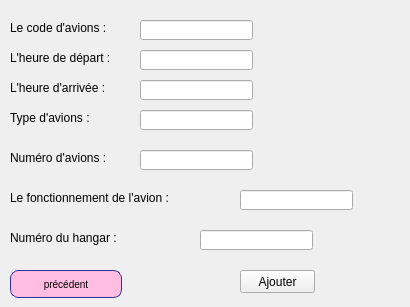
        <widget class="QWidget" name="tab_15">
         <attribute name="title">
          <string>Ajouter</string>
         </attribute>
         <widget class="QLabel" name="label_41">
          <property name="geometry">
           <rect>
            <x>10</x>
            <y>20</y>
            <width>111</width>
            <height>16</height>
           </rect>
          </property>
          <property name="text">
           <string>Le code d'avions :</string>
          </property>
         </widget>
         <widget class="QLabel" name="label_42">
          <property name="geometry">
           <rect>
            <x>10</x>
            <y>50</y>
            <width>121</width>
            <height>16</height>
           </rect>
          </property>
          <property name="text">
           <string>L'heure de départ :</string>
          </property>
         </widget>
         <widget class="QLabel" name="label_43">
          <property name="geometry">
           <rect>
            <x>10</x>
            <y>80</y>
            <width>121</width>
            <height>16</height>
           </rect>
          </property>
          <property name="text">
           <string>L'heure d'arrivée :</string>
          </property>
         </widget>
         <widget class="QLabel" name="label_44">
          <property name="geometry">
           <rect>
            <x>10</x>
            <y>110</y>
            <width>111</width>
            <height>16</height>
           </rect>
          </property>
          <property name="text">
           <string>Type d'avions :</string>
          </property>
         </widget>
         <widget class="QLabel" name="label_45">
          <property name="geometry">
           <rect>
            <x>10</x>
            <y>150</y>
            <width>131</width>
            <height>16</height>
           </rect>
          </property>
          <property name="text">
           <string>Numéro d'avions :</string>
          </property>
         </widget>
         <widget class="QLabel" name="label_46">
          <property name="geometry">
           <rect>
            <x>10</x>
            <y>190</y>
            <width>211</width>
            <height>16</height>
           </rect>
          </property>
          <property name="text">
           <string>Le fonctionnement de l'avion :</string>
          </property>
         </widget>
         <widget class="QLabel" name="label_47">
          <property name="geometry">
           <rect>
            <x>10</x>
            <y>230</y>
            <width>151</width>
            <height>16</height>
           </rect>
          </property>
          <property name="text">
           <string>Numéro du hangar :</string>
          </property>
         </widget>
         <widget class="QLineEdit" name="lineEdit_7avion">
          <property name="geometry">
           <rect>
            <x>140</x>
            <y>150</y>
            <width>113</width>
            <height>20</height>
           </rect>
          </property>
         </widget>
         <widget class="QLineEdit" name="lineEdit_9avion">
          <property name="geometry">
           <rect>
            <x>200</x>
            <y>230</y>
            <width>113</width>
            <height>20</height>
           </rect>
          </property>
         </widget>
         <widget class="QLabel" name="label_48">
          <property name="enabled">
           <bool>true</bool>
          </property>
          <property name="geometry">
           <rect>
            <x>280</x>
            <y>20</y>
            <width>121</width>
            <height>91</height>
           </rect>
          </property>
          <property name="text">
           <string/>
          </property>
          <property name="pixmap">
           <pixmap>../b_ajout.png</pixmap>
          </property>
          <property name="scaledContents">
           <bool>true</bool>
          </property>
         </widget>
         <widget class="QPushButton" name="pushboutton_ajouteravion">
          <property name="geometry">
           <rect>
            <x>240</x>
            <y>270</y>
            <width>75</width>
            <height>23</height>
           </rect>
          </property>
          <property name="styleSheet">
           <string notr="true"/>
          </property>
          <property name="text">
           <string>Ajouter</string>
          </property>
         </widget>
         <widget class="QLineEdit" name="lineEdit_3avion">
          <property name="geometry">
           <rect>
            <x>140</x>
            <y>20</y>
            <width>113</width>
            <height>20</height>
           </rect>
          </property>
         </widget>
         <widget class="QLineEdit" name="lineEdit_10avion">
          <property name="geometry">
           <rect>
            <x>140</x>
            <y>110</y>
            <width>113</width>
            <height>20</height>
           </rect>
          </property>
         </widget>
         <widget class="QLineEdit" name="lineEdit_12avion">
          <property name="geometry">
           <rect>
            <x>240</x>
            <y>190</y>
            <width>113</width>
            <height>20</height>
           </rect>
          </property>
         </widget>
         <widget class="QPushButton" name="pushButton_prec_login_avion">
          <property name="geometry">
           <rect>
            <x>10</x>
            <y>270</y>
            <width>112</width>
            <height>28</height>
           </rect>
          </property>
          <property name="styleSheet">
           <string notr="true">QPushButton {
color: black;
background-color: rgb(255, 190, 225);
border-width: 1px;
border-color: #339;
border-style: solid;
border-radius: 8;
padding: 3px;
font-size: 10px;
padding-left: 5px;
padding-right: 5px;
min-width: 100px;
max-width: 300px;
min-height: 20px;
max-height: 50px;
}</string>
          </property>
          <property name="text">
           <string>précédent</string>
          </property>
         </widget>
         <widget class="QLineEdit" name="lineEditavion">
          <property name="geometry">
           <rect>
            <x>140</x>
            <y>50</y>
            <width>113</width>
            <height>20</height>
           </rect>
          </property>
         </widget>
         <widget class="QLineEdit" name="lineEdit_2avion">
          <property name="geometry">
           <rect>
            <x>140</x>
            <y>80</y>
            <width>113</width>
            <height>20</height>
           </rect>
          </property>
         </widget>
        </widget>
